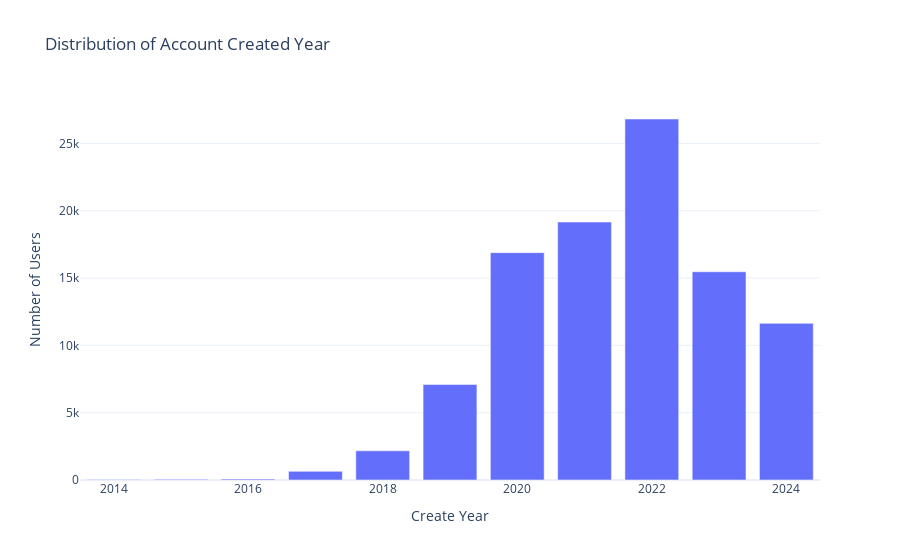

This figure's notebook cell:
### Code cell
# distribution of birth year of the users
user_create_year = user.groupby(by="CREATED_YEAR")['ID'].count().reset_index(name="num_of_users")

# plot the distribution of the number of products under each brand
px.bar(user_create_year, x="CREATED_YEAR", y="num_of_users",
       labels={"CREATED_YEAR": "Create Year",
               "num_of_users": "Number of Users"},
       title="Distribution of Account Created Year")

### Figure 1 — Plotly figure (JSON) as saved in the notebook; plotly's stock layout.template omitted (floating-point values rounded to 4 significant figures)
{"data": [{"alignmentgroup": "True", "hovertemplate": "Create Year=%{x}<br>Number of Users=%{y}<extra></extra>", "legendgroup": "", "marker": {"color": "#636efa", "pattern": {"shape": ""}}, "name": "", "offsetgroup": "", "orientation": "v", "showlegend": false, "textposition": "auto", "type": "bar", "x": [2014, 2015, 2016, 2017, 2018, 2019, 2020, 2021, 2022, 2023, 2024], "xaxis": "x", "y": [30, 51, 70, 644, 2168, 7093, 16883, 19159, 26807, 15464, 11631], "yaxis": "y"}], "layout": {"barmode": "relative", "legend": {"tracegroupgap": 0}, "title": {"text": "Distribution of Account Created Year"}, "xaxis": {"anchor": "y", "domain": [0, 1], "title": {"text": "Create Year"}}, "yaxis": {"anchor": "x", "domain": [0, 1], "title": {"text": "Number of Users"}}}}
